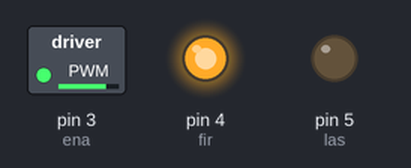
Recording of a sketch running on a simulated Arduino Uno, built with avr-gcc and run on an emulated ATmega328P. On the bench: switched loads named in the sketch (green lamp = pin HIGH), output pins drawn as LEDs (lit = HIGH).

Above: at 0.05 s.
At 7.5 s:
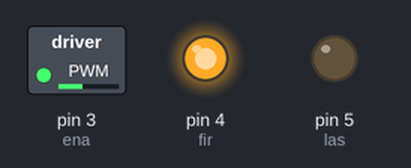
At 15.0 s:
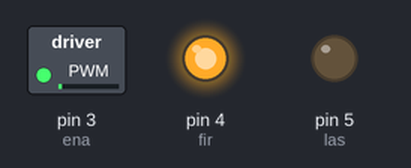
Timing chart, 0 to 17.3 s (numbered marks = the images above):
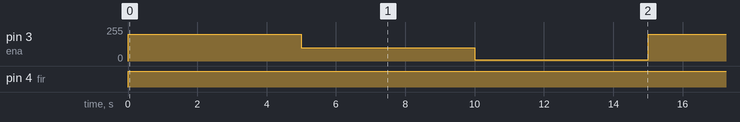

The sketch:

motordriver.ino
```cpp
const int ena = 3;
const int fir = 4;
const int las = 5;

void setup() {
  // put your setup code here, to run once:
Serial.begin(9600);
pinMode(ena,OUTPUT);
pinMode(fir,OUTPUT);
pinMode(las,OUTPUT);

}

void loop() {
  // put your main code here, to run repeatedly:
digitalWrite(fir,HIGH);
digitalWrite(las,LOW);
analogWrite(ena,200);
delay(5000);
analogWrite(ena,100);
delay(5000);
analogWrite(ena,10);
delay(5000);

}
```

Measured:
- by itself, pin 3 (ena): repeats every 15.0 s: 100/255 5.0 s, 10/255 5.0 s, 200/255 5.0 s
- by itself, pin 4 (fir): LOW → HIGH at 0.00 s
